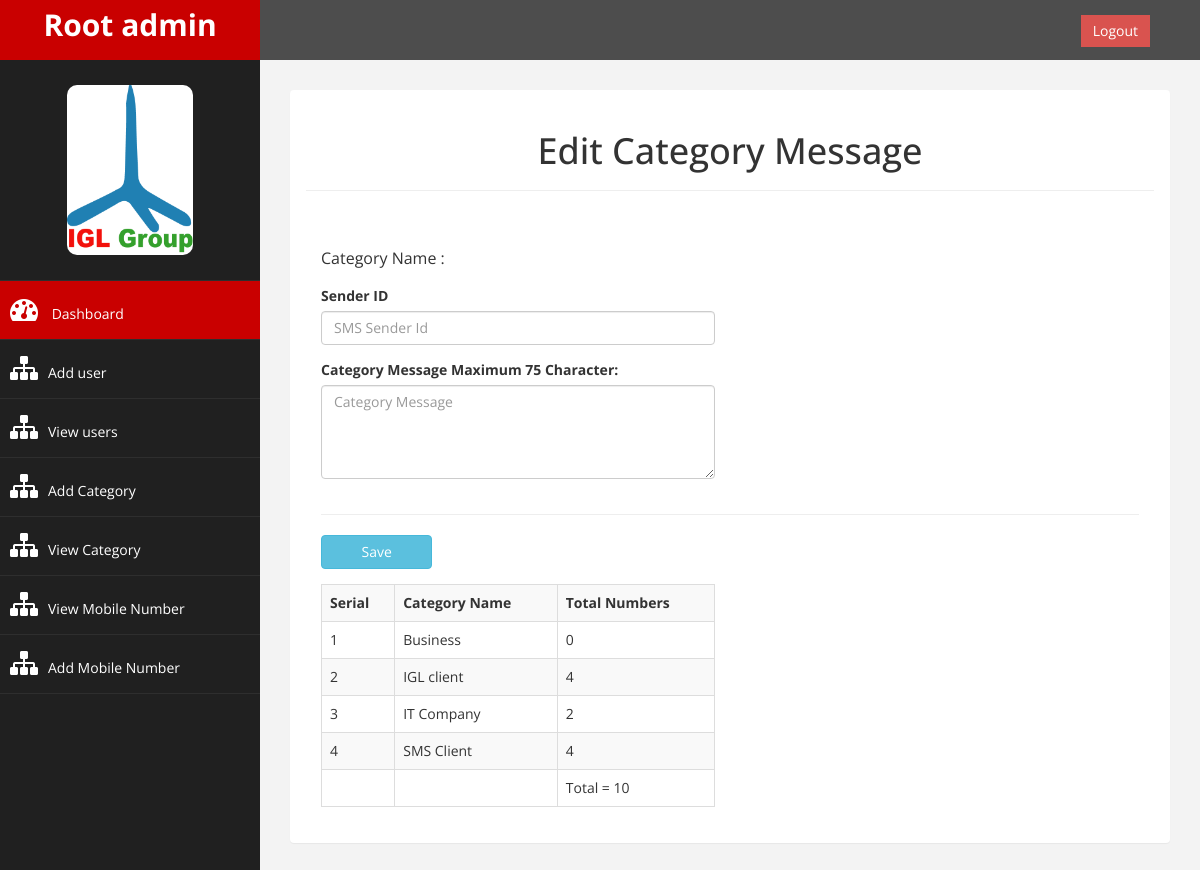
/edit_category.php (signed in), run on an earlier commit of the app's database.
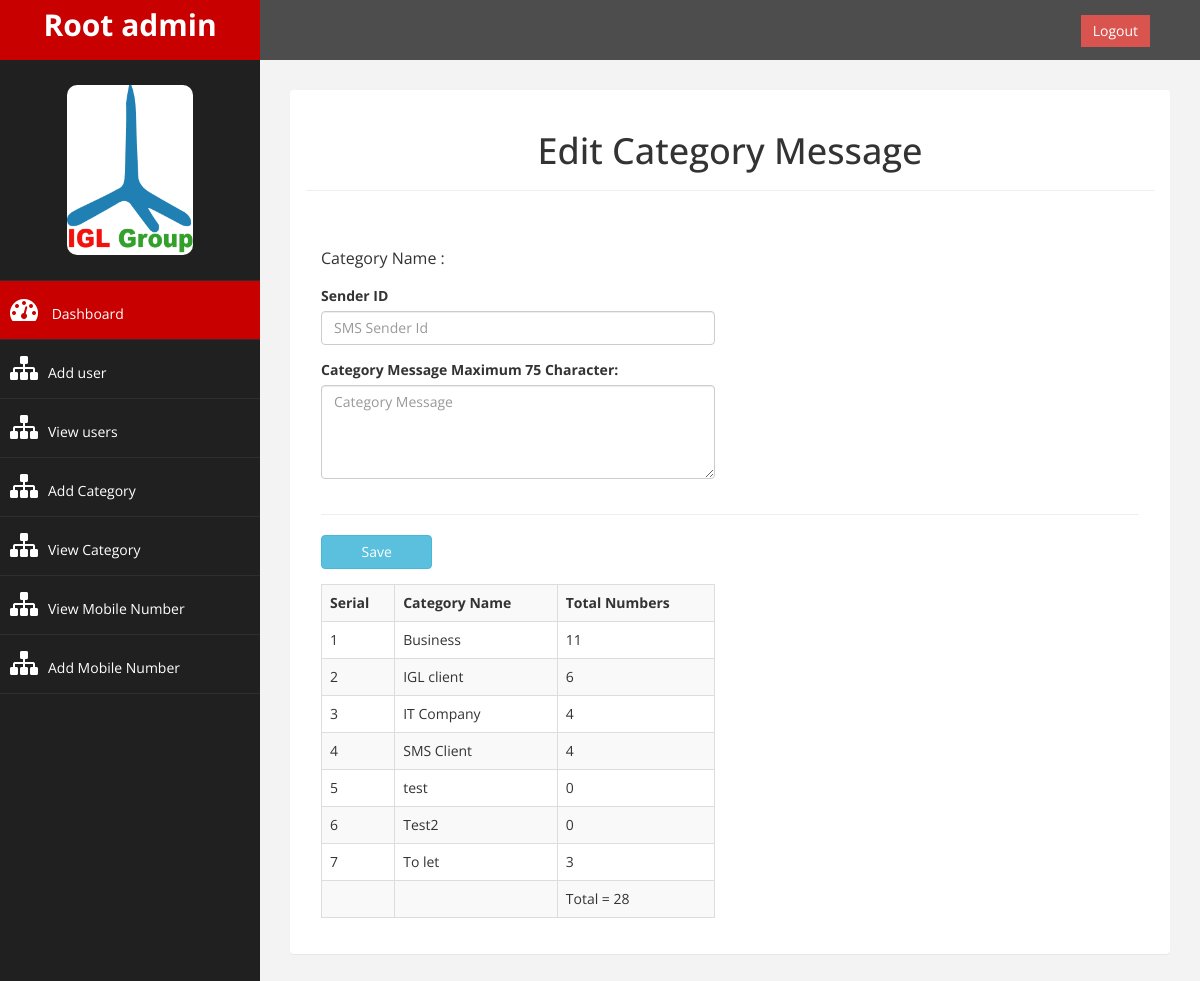
And on a later commit of the database.
### tables this page shows
CREATE TABLE `categories` (
  `id` int(11) NOT NULL,
  `category_name` varchar(255) NOT NULL,
  `message` text,
  `sender_id` varchar(255) NOT NULL DEFAULT '8801552146206',
  `created_at` datetime NOT NULL,
  `updated_at` datetime NOT NULL
);

### classes/DB.php (called while the page is built, shortened)
<?php
class DB
{
    private static $_instance = null;
    private $_pdo,
            $_query,
            $_error = false,
            $_results,
            $_count = 0;
    private function __construct()
    {
        try{
            $this->_pdo = new PDO('mysql:host=' . Config::get('mysql/host') . ';dbname=' .Config::get('mysql/db'), Config::get('mysql/username'), Config::get('mysql/password'));
        }catch (PDOException $e){
            die($e->getMessage());
        }
    }
    public static function getInstance(){
        if (!isset(self::$_instance)){
            self::$_instance = new DB();
        }
        return self::$_instance;
    }
    public function query($sql, $parms = array()){
        $this->_error = false;
        if($this->_query = $this->_pdo->prepare($sql)){
            $x = 1;
            if (count($parms)){
                foreach ($parms as $parm){
                    $this->_query->bindValue($x, $parm);
                    $x++;
                }
            }
            if ($this->_query->execute()){
                $this->_results = $this->_query->fetchAll(PDO::FETCH_OBJ);
                $this->_count = $this->_query->rowCount();
            }else {
                $this->_error = true;
            }
        }
        return $this;
    }
    public function action($action, $table, $where = array())
    {
        if (count($where) === 3) {
            $opetators = array('=', '>', '<', '>=', '<=');
            $field     = $where[0];
            $operator  = $where[1];
            $value     = $where[2];
            if (in_array($operator, $opetators)) {
                $sql = "{$action} FROM {$table} WHERE {$field} {$operator} ?";
                if (!$this->query($sql, array($value))->error()) {
                    return $this;
                }
            }
        }
        return false;
    }
    public function getAllWithSql($sql)
    {
        if (!$this->query($sql)->error()) {
            return $this;
        }
        return false;
    }
    public function get($table, $where)
    {
        return $this->action('SELECT *', $table, $where);
    }
    public function results()
    {
        return $this->_results;
    }
    public function firstResult()
    {
        return $this->_results[0];
    }
    public function error()
    {
        return $this->_error;
    }
    public function count()
    {
        return $this->_count;
    }
}

### classes/Config.php (called while the page is built)
<?php
class Config
{
    public static function get($path = null)
    {
        if ($path){
            $config = $GLOBALS['config'];
            $path = explode('/', $path);
            foreach ($path as $bit){
                if (isset($config[$bit])){
                    $config = $config[$bit];
                }
            }
            if (!is_array($config)) {
                return $config;
            }
        }
        return false;
    }
}

### classes/Session.php (called while the page is built, shortened)
<?php
class Session
{
	public static function get($name)
	{
		return $_SESSION[$name];
	}
}

### classes/Report.php (called while the page is built, shortened)
<?php
class Report
{
    private static $_db = null;
    public function __construct()
    {
        if (!self::$_db){
            self::$_db = DB::getInstance();
        }
    }
    public static function getTotalNumberAmount($count = null, $where = null)
    {
        $where = $where ? $where : '';
        $count = $count ? $count: '';
        $where = $where ? "WHERE {$where}" : '';
        $sql = "SELECT COUNT({$count})as total FROM numbers {$where}";
        $totalData = self::$_db->getAllWithSql($sql);
        if (gettype($totalData) != 'string'){
            return $totalData->firstResult()->total;
        }
        return false;
    }
}

### edit_category.php (the view, shortened to what the changed rows need)
<?php
$db = DB::getInstance();
$sql = "SELECT * FROM categories ORDER BY categories.category_name ASC";
$categoryData = $db->getAllWithSql($sql);
$categories = $categoryData->results();
require_once "includes/home/header.php";
?>
<body>
<div id="wrapper">
    <div id="page-wrapper" >
        <div class="panel col-sm-12" style="margin-top: 15px; margin-bottom: 15px;">
            <div class="page-header">
                <h1 class="text-center text-temp">Edit Category Message</h1>
            </div>
            <div class="panel-body">
                <div class="row">
                    <div class="col-sm-6">
                        <table style="border: 1px" class="table table-bordered table-responsive table-hover table-striped">
                            <tr>
                                <th>Serial</th>
                                <th>Category Name</th>
                                <th>Total Numbers</th>
                            </tr>
                            <?php if (isset($categories)){
                                $serial = 1;
                                foreach ($categories as $category){
                                    ?>
                                    <tr>
                                        <td><?php echo $serial;?></td>
                                        <td><?php echo $category->category_name;?></td>
                                        <td><?php echo Report::getTotalNumberAmount('number', 'category_id = '.$category->id);?></td>
                                    </tr>
                                    <?php $serial++; }} ?>
                            <tr>
                                <td></td>
                                <th></th>
                                <td>Total =  <?php echo Report::getTotalNumberAmount('number')?></td>
                            </tr>
                        </table>
                    </div>
                </div>
            </div>
        </div>
    </div>
</div>
<?php require_once "includes/home/footer.php"?>

What changed in the data, as far as the page shows it:
changed categories "Business": id "0" → "11"
changed categories "IGL client": id "4" → "6"
changed categories "IT Company": id "2" → "4"
added categories: category_name "test", id "0"
added categories: category_name "Test2", id "0"
added categories: category_name "To let", id "3"
Also different on the page:
Report::getTotalNumberAmount('number'): "10" → "28"
